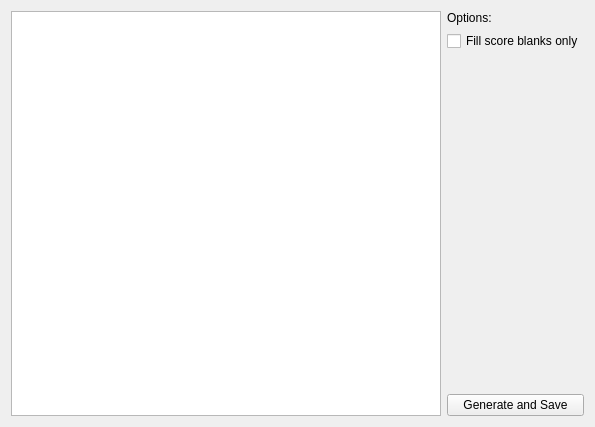
<?xml version="1.0" encoding="UTF-8"?>
<ui version="4.0">
 <class>InputGradesWidget</class>
 <widget class="QWidget" name="InputGradesWidget">
  <property name="geometry">
   <rect>
    <x>0</x>
    <y>0</y>
    <width>595</width>
    <height>427</height>
   </rect>
  </property>
  <property name="windowTitle">
   <string>Form</string>
  </property>
  <layout class="QGridLayout" name="gridLayout">
   <item row="0" column="1">
    <widget class="QLabel" name="label">
     <property name="text">
      <string>Options:</string>
     </property>
    </widget>
   </item>
   <item row="1" column="1">
    <widget class="QCheckBox" name="checkBox">
     <property name="text">
      <string>Fill score blanks only</string>
     </property>
    </widget>
   </item>
   <item row="2" column="1">
    <spacer name="verticalSpacer">
     <property name="orientation">
      <enum>Qt::Vertical</enum>
     </property>
     <property name="sizeHint" stdset="0">
      <size>
       <width>20</width>
       <height>40</height>
      </size>
     </property>
    </spacer>
   </item>
   <item row="3" column="1">
    <widget class="QPushButton" name="pushButton">
     <property name="text">
      <string>Generate and Save</string>
     </property>
    </widget>
   </item>
   <item row="0" column="0" rowspan="4">
    <widget class="QTableWidget" name="tableWidget"/>
   </item>
  </layout>
 </widget>
 <resources/>
 <connections/>
</ui>
